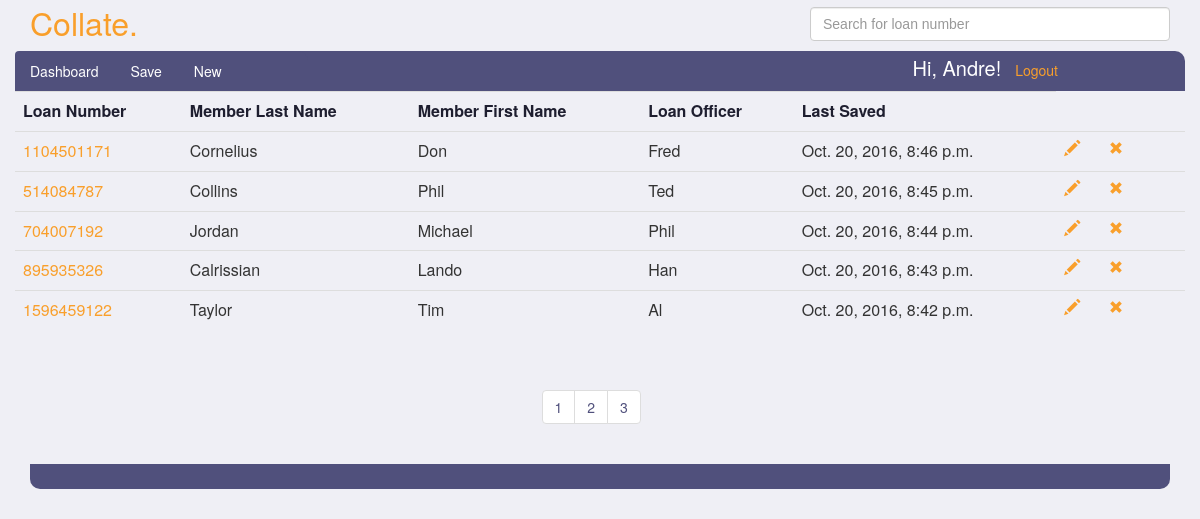
Page /Andre/submittals/?page=2 (signed in) on the committed database.
### submittals/models.py (models this page shows, shortened)
class Submittal(models.Model):
    ACCOUNT_TYPES = (
        ('EQ', 'Equity Line of Credit'),
        ('EL', 'Equity Loan'),
    )
    PAY_TYPES = (
        ('BW', 'Bi-Weekly'),
        ('SM', 'Semi-Monthly'),
        ('MO', 'Monthly'),
        ('WK', 'Weekly'),
    )
    EMAIL_TEMPLATE_TYPES = (
        ('IN', 'Initial Contact - Email'),
        ('PR', 'Processor Submit - Email'),
        ('IA', 'Initial Approval - Email'),
        ('FN', 'Final Approval - Email'),
    )
    SMS_TEMPLATE_TYPES = (
        ('IN', 'Initial Contact - SMS'),
        ('PR', 'Processor Submit - SMS'),
        ('IA', 'Initial Approval - SMS'),
        ('FN', 'Final Approval - SMS'),
    )
    loan_number = models.PositiveIntegerField(unique=True)
    account_type = models.CharField(max_length=256, blank=True, choices=ACCOUNT_TYPES)
    loan_officer = models.CharField(max_length=256, blank=True)
    loan_processor = models.ForeignKey(Person, related_name="submittals", null=True, blank=True)
    loan_story = models.CharField(max_length=2560, blank=True)
    subject_property_address = models.CharField(max_length=256, blank=True)
    subject_property_city = models.CharField(max_length=256, blank=True)
    subject_property_state = models.CharField(max_length=256, blank=True, choices=STATES)
    subject_property_zip = models.CharField(max_length=256, blank=True)
    appraisal_value = models.CharField(max_length=256, blank=True)
    b1_first_name = models.CharField(max_length=256, blank=True)
    b1_last_name = models.CharField(max_length=256, blank=True)
    b2_first_name = models.CharField(max_length=256, blank=True)
    b2_last_name = models.CharField(max_length=256, blank=True)
    b1_employer_name = models.CharField(max_length=256, blank=True)
    b2_employer_name = models.CharField(max_length=256, blank=True)
    b1_phone_number = models.CharField(max_length=256, blank=True)
    b2_phone_number = models.CharField(max_length=256, blank=True)
    sms_template_select = models.CharField(max_length=256, blank=True, choices=SMS_TEMPLATE_TYPES)
    sms_message = models.CharField(max_length=512, blank=True)
    b1_email_address = models.EmailField(max_length=256, blank=True)
    b2_email_address = models.EmailField(max_length=256, blank=True)
    email_template_select = models.CharField(max_length=256, blank=True, choices=EMAIL_TEMPLATE_TYPES)
    email_message = models.CharField(max_length=2048, blank=True)
    b1_hire_date = models.CharField(max_length=256, blank=True)
    b2_hire_date = models.CharField(max_length=256, blank=True)
    b1_income_amount = models.FloatField(null=True, blank=True)
    b2_income_amount = models.FloatField(null=True, blank=True)
    b1_pay_frequency = models.CharField(max_length=256, blank=True, choices=PAY_TYPES)
    b2_pay_frequency = models.CharField(max_length=256, blank=True, choices=PAY_TYPES)
    b1_period_end_date = models.CharField(max_length=256, blank=True)
    b2_period_end_date = models.CharField(max_length=256, blank=True)
    b1_income_output = models.CharField(max_length=256, blank=True)
    b2_income_output = models.CharField(max_length=256, blank=True)
    created_at = models.DateTimeField(auto_now=True)

### submittals/views.py (the view)
# urls.py: url(r'^(?P<username>\w+)/submittals/$', views.dashboard, name='dashboard'),
@login_required
def dashboard(request, username):
    if request.method == 'GET':
        person = Person.objects.get(user=request.user)
        submittals = person.submittals.all().order_by('-created_at')
        paginator = Paginator(submittals, 5)
        page = request.GET.get('page')
        try:
            submits = paginator.page(page)
        except PageNotAnInteger:
            submits = paginator.page(1)
        except EmptyPage:
            submits = paginator.page(paginator.num_pages)
        loan_list = list(submittals.values_list('loan_number', flat=True))
        loan_strings = list(map(str, loan_list))
        loan_numbers = json.dumps(loan_strings)
    return render(request, 'dashboard.html', {'submittals': submits, 'autolist': loan_numbers })

### templates/dashboard.html (shortened to what this page needs)
{% extends 'submittal-layout.html' %}
{% block body %}
<div class="container">
<main class="drop-down">
    <section class="row dashboard-first-row">
        <table class="table table-hover submittal-list">
        <tr>
            <th>Loan Number</th>
            <th>Member Last Name</th>
            <th>Member First Name</th>
            <th>Loan Officer</th>
            <th>Last Saved</th>
        </tr>
        {% for s in submittals %}
            <tr class="data-row" id="item-{{ s.id }}">
                <td class="loan-numbers"><a href="/{{ request.user.username }}/submittals/{{ s.id }}">{{ s.loan_number }}</a></td>
                <td>{{ s.b1_last_name }}</td>
                <td>{{ s.b1_first_name }}</td>
                <td>{{ s.loan_officer }}</td>
                <td>{{ s.created_at }}</td>
                <td><a href="/{{ request.user.username }}/submittals/{{ s.id }}"><span title="Edit" id="{{ s.id }}"
                          class="glyphicon glyphicon-pencil edit-glyphicon"></span></a></td>
                <td><span title="Delete" id="{{ s.id }}"
                          class="glyphicon glyphicon-remove delete-glyphicon delete-submit"></span></td>
            </tr>
        {% endfor %}
            </table>
                    <div class="pagination dashboard-pagination">
                    <ul class="pagination">
                       {%  for page in submittals.paginator.page_range %}
                           <li>
                            <a href="?page={{ page }}">{{ page }}</a>
                           </li>
                        {% endfor %}
                    </ul>
                        </div>
        </section>
    <div class="nav-bottom"></div>
            </div>
      <div class="col-md-4"></div>
      <div class="col-md-4"></div>
    <div class="row">
      <div class="col-md-6"></div>
      <div class="col-md-6"></div>
    </div>
{% endblock %}

### templates/submittal-layout.html (shortened to what this page needs)
<html>
<head>
<link rel="stylesheet" href="https://maxcdn.bootstrapcdn.com/bootstrap/3.3.7/css/bootstrap.min.css"
>
{% load static %}
<link rel="stylesheet" type="text/css" href="{% static 'css/submittals.css' %}">
    <link rel="stylesheet" type="text/css" href="{% static 'css/dashboard.css' %}">
     <link rel="stylesheet" href="//code.jquery.com/ui/1.12.1/themes/base/jquery-ui.css">
</head>
<body>
<div class="container">
    <div class="row">
        <section class="col-xs-2 title"><a href='/'>Collate.</a></section>
        <section class="ui-widget col-xs-4 pull-right">
            <input type="search" name="search" class="form-control" id="search-box" placeholder="Search for loan number">
        </section>
    </div>
    <div class="row">
<header class="nav">
    <ul class="nav nav-pills col-md-3 col-sm-5 col-xs-8">
      <li role="presentation" class="active"><a href="/{{ user.username }}/submittals/">Dashboard</a></li>
      <li role="presentation"><a onClick="saveSubmit(); return false;" id="save" href="">Save</a></li>
      <li role="presentation"><a href="/{{ user.username }}/submittals/new/">New</a></li>
</ul>
        <ul class="col-md-3 pull-right list-inline logout-list">
            <li><h5>Hi, {{ request.user.username }}!</h5></li>
            <li><a href="/logout_user/">Logout</a></li>
            </ul>
        </header>
    </div>
</div>
{% block body %}
{% endblock %}
</body>
</html>

### submittals/static/css/submittals.css (style rules this page uses)
.title a { margin-top: 5px; padding: 0px; color: #f99f2b !important; font-family: Helvetica Neue, Helvetica, Arial, sans-serif; letter-spacing: 0; font-size: 32px; }
body { background-color: #efeff5; }
a { color: white; }
h5 { margin: 0; font-size: 20px; }
.nav { background-color: #50507c; border-top-right-radius: 10px; border-top-left-radius: 10px; color: white; }
.nav .active a { background-color: #50507c !important; }
.logout-list { margin-top: 6px; }
.logout-list li a { color: #f99f2b; }
#search-box { margin-top: 7px; margin-bottom: 10px; }

### submittals/static/css/dashboard.css (style rules this page uses)
.table { border-color: #000; border-bottom: 0 !important; }
.table th { background-color: #efeff5 !important; color: #1e1e2f; }
.table a { color: #f99f2b; }
.nav-bottom { background-color: #50507c; height: 25px; border-bottom-right-radius: 10px; border-bottom-left-radius: 10px; color: white; }
.delete-glyphicon { margin-right: 30px; font-size: 14px; color: #f99f2b; cursor: pointer; }
.pagination > li > a { color: #50507c; }
.dashboard-pagination { margin-left: 45%; }

### rows in the picture
Submittal: loan_number "1104501171", b1_last_name "Cornelius", b1_first_name "Don", loan_officer "Fred", created_at "Oct. 20, 2016, 8:46 p.m."
Submittal: loan_number "514084787", b1_last_name "Collins", b1_first_name "Phil", loan_officer "Ted", created_at "Oct. 20, 2016, 8:45 p.m."
Submittal: loan_number "704007192", b1_last_name "Jordan", b1_first_name "Michael", loan_officer "Phil", created_at "Oct. 20, 2016, 8:44 p.m."
Submittal: loan_number "895935326", b1_last_name "Calrissian", b1_first_name "Lando", loan_officer "Han", created_at "Oct. 20, 2016, 8:43 p.m."
Submittal: loan_number "1596459122", b1_last_name "Taylor", b1_first_name "Tim", loan_officer "Al", created_at "Oct. 20, 2016, 8:42 p.m."

### other values in the picture
{{ request.user.username }} "Andre"
{{ page }} "1" "2" "3"
